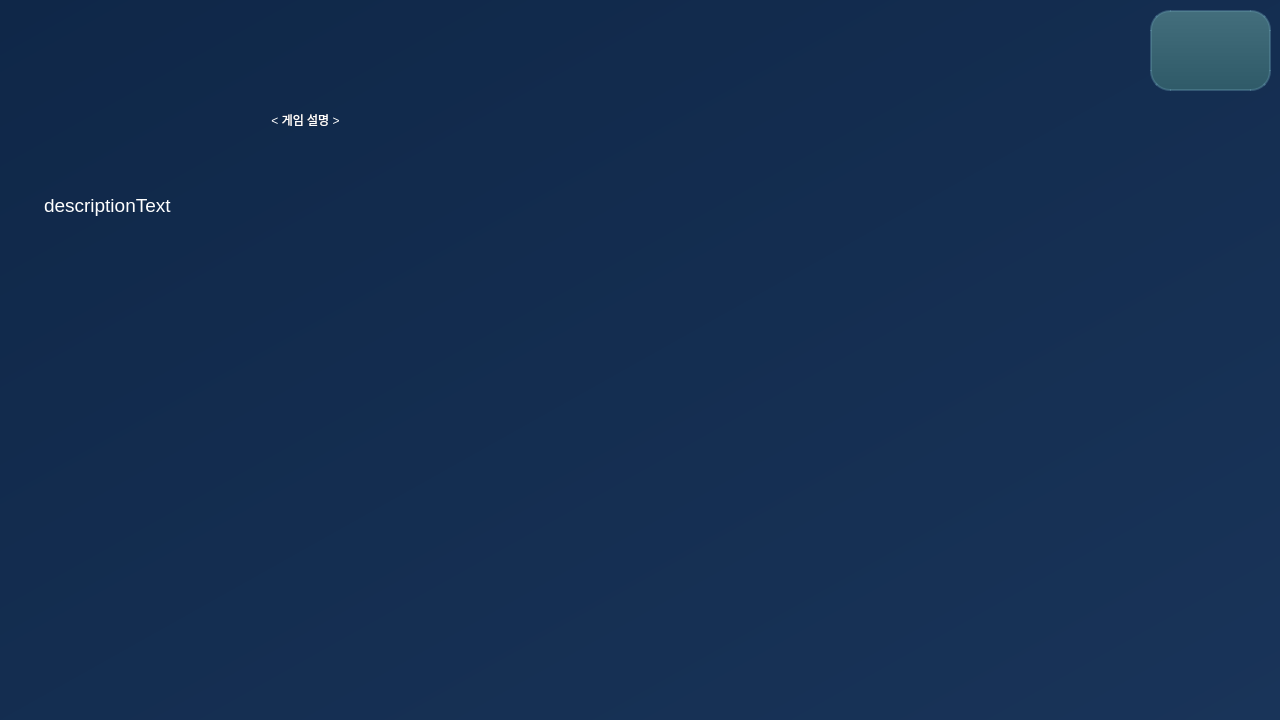
<?xml version="1.0" encoding="UTF-8"?>
<ui version="4.0">
 <class>gameDescriptionWindow</class>
 <widget class="QDialog" name="gameDescriptionWindow">
  <property name="geometry">
   <rect>
    <x>0</x>
    <y>0</y>
    <width>1280</width>
    <height>720</height>
   </rect>
  </property>
  <property name="windowTitle">
   <string>LogiCourt_AI</string>
  </property>
  <property name="styleSheet">
   <string notr="true">QDialog{
	background: qlineargradient(x1:0, y1:0, x2:1, y2:1, stop:0 rgb(15, 39, 72), stop:1 rgb(25, 52, 89));
}</string>
  </property>
  <widget class="QPushButton" name="backButton">
   <property name="geometry">
    <rect>
     <x>1150</x>
     <y>10</y>
     <width>121</width>
     <height>81</height>
    </rect>
   </property>
   <property name="styleSheet">
    <string notr="true">QPushButton{
	image: url(:/images/back_arrow.png);
	background: qlineargradient(x1:0, y1:0, x2:0, y2:1, stop:0 rgb(67, 110, 124), stop:1 rgb(47, 90, 104)); border: 2px solid rgba(100, 150, 170, 100);
	color: rgb(255, 254, 254);
	border-radius: 20px;
	font: 24pt &quot;나눔고딕 ExtraBold&quot;;
}

QPushButton:hover{
	background: qlineargradient(x1:0, y1:0, x2:0, y2:1, stop:0 rgb(87, 149, 168), stop:1 rgb(67, 129, 148)); border: 2px solid rgba(120, 180, 200, 150);
	border-radius: 20px;
	font: 28pt &quot;나눔고딕 ExtraBold&quot;;
}
QPushButton:pressed{
	background: qlineargradient(x1:0, y1:0, x2:0, y2:1, stop:0 rgb(20, 143, 255), stop:1 rgb(0, 123, 255)); border: 2px solid rgba(40, 163, 255, 200);
	border-radius: 20px;
	font: 28pt &quot;나눔고딕 ExtraBold&quot;;
}</string>
   </property>
   <property name="text">
    <string/>
   </property>
  </widget>
  <widget class="QLabel" name="descriptionImage">
   <property name="geometry">
    <rect>
     <x>610</x>
     <y>100</y>
     <width>661</width>
     <height>611</height>
    </rect>
   </property>
   <property name="autoFillBackground">
    <bool>false</bool>
   </property>
   <property name="styleSheet">
    <string notr="true">QLabel{
	image: url(:/images/stand.png);
}
</string>
   </property>
   <property name="text">
    <string/>
   </property>
   <property name="pixmap">
    <pixmap resource="assets/resource.qrc">:/images/stand.png</pixmap>
   </property>
   <property name="scaledContents">
    <bool>true</bool>
   </property>
   <property name="alignment">
    <set>Qt::AlignCenter</set>
   </property>
  </widget>
  <widget class="QLabel" name="descriptionTitle">
   <property name="geometry">
    <rect>
     <x>10</x>
     <y>90</y>
     <width>591</width>
     <height>61</height>
    </rect>
   </property>
   <property name="styleSheet">
    <string notr="true">QLabel{
	color: rgb(255, 255, 255);
	font: 30pt &quot;나눔고딕 ExtraBold&quot;;
}</string>
   </property>
   <property name="text">
    <string>&lt; 게임 설명 &gt;</string>
   </property>
   <property name="alignment">
    <set>Qt::AlignCenter</set>
   </property>
  </widget>
  <widget class="QTextBrowser" name="descriptionText">
   <property name="enabled">
    <bool>true</bool>
   </property>
   <property name="geometry">
    <rect>
     <x>40</x>
     <y>190</y>
     <width>531</width>
     <height>511</height>
    </rect>
   </property>
   <property name="styleSheet">
    <string notr="true">QTextBrowser {
    border: none;
	background-color: rgba(0, 0, 0, 0);
	color: rgb(255, 255, 255);
	font: 14pt &quot;나눔고딕&quot;;
}</string>
   </property>
   <property name="frameShape">
    <enum>QFrame::Box</enum>
   </property>
   <property name="lineWidth">
    <number>0</number>
   </property>
   <property name="verticalScrollBarPolicy">
    <enum>Qt::ScrollBarAlwaysOff</enum>
   </property>
   <property name="horizontalScrollBarPolicy">
    <enum>Qt::ScrollBarAlwaysOff</enum>
   </property>
   <property name="markdown">
    <string>descriptionText

</string>
   </property>
   <property name="html">
    <string>&lt;!DOCTYPE HTML PUBLIC &quot;-//W3C//DTD HTML 4.0//EN&quot; &quot;http://www.w3.org/TR/REC-html40/strict.dtd&quot;&gt;
&lt;html&gt;&lt;head&gt;&lt;meta name=&quot;qrichtext&quot; content=&quot;1&quot; /&gt;&lt;style type=&quot;text/css&quot;&gt;
p, li { white-space: pre-wrap; }
&lt;/style&gt;&lt;/head&gt;&lt;body style=&quot; font-family:'나눔고딕'; font-size:14pt; font-weight:400; font-style:normal;&quot;&gt;
&lt;p style=&quot; margin-top:9px; margin-bottom:9px; margin-left:0px; margin-right:0px; -qt-block-indent:0; text-indent:0px;&quot;&gt;descriptionText&lt;/p&gt;&lt;/body&gt;&lt;/html&gt;</string>
   </property>
   <property name="overwriteMode">
    <bool>false</bool>
   </property>
   <property name="textInteractionFlags">
    <set>Qt::NoTextInteraction</set>
   </property>
   <property name="placeholderText">
    <string/>
   </property>
  </widget>
 </widget>
 <resources>
  <include location="assets/resource.qrc"/>
 </resources>
 <connections/>
</ui>
